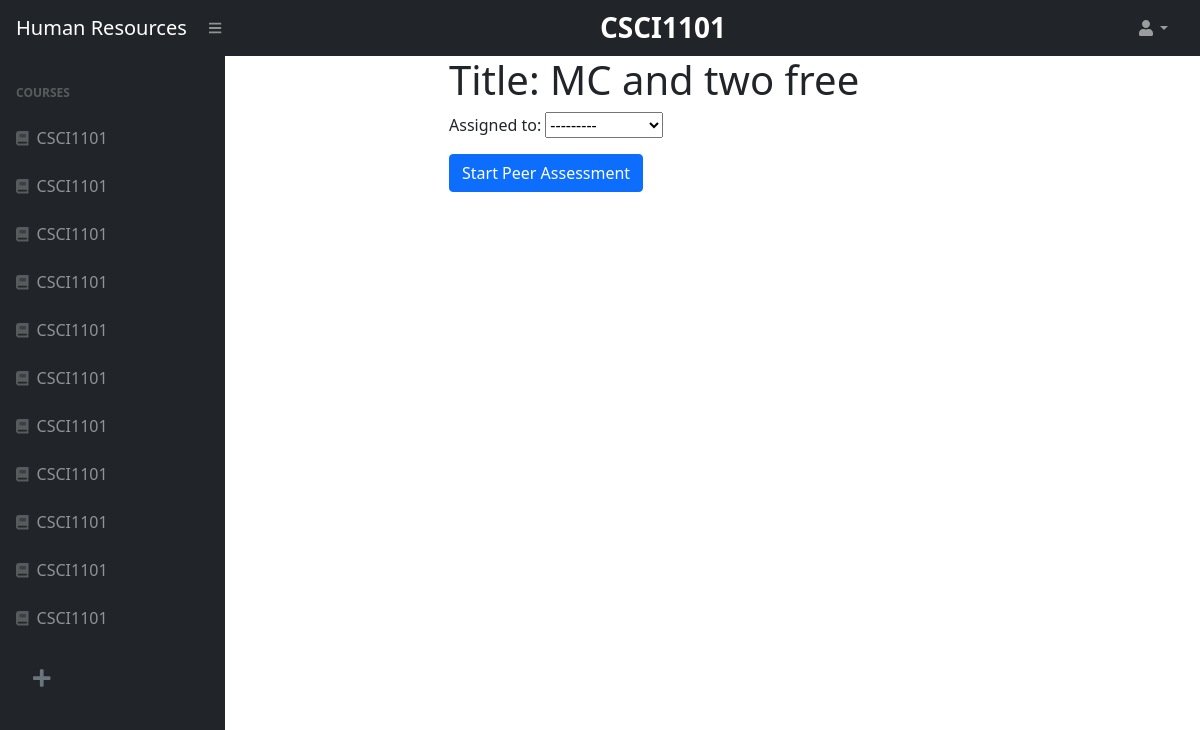
/38/4/start_assessment/ (signed in), run on the app's committed database.
### courses/models.py (models this page shows)
class Course(models.Model):
	SEMESTERS = (
		('FALL', 'Fall'),
		('SPRING', 'Spring'),
		('SUMMER', 'Summer'),
		('WINTER', 'Winter')
	)
	name = models.CharField(max_length=120, blank=False)
	semester 	= models.CharField(max_length=10, choices=SEMESTERS)
	year 		= models.DecimalField(max_digits=5,decimal_places=0, blank=False)
	code 		= models.CharField(max_length=30, blank=False)
	course_id 	= models.AutoField(primary_key=True)
	professor = models.EmailField(max_length=120)

### assessments/models.py (models this page shows)
class PeerAssessment(models.Model):
    title = models.CharField(max_length=64)
    is_active = models.BooleanField(default=False)
    creator = models.ForeignKey(User, on_delete=models.CASCADE,default=None)
    creation_date = models.DateTimeField(default=timezone.now)
    end_date = models.DateTimeField(default=get_week_ahead)
    course_id = models.IntegerField()

### assessments/views.py (the view)
# urls.py: path("<int:peer_assessment_pk>/<int:course_pk>/start_assessment/", assessment_views.start_assessment, name="start_assessment"),
@login_required
def start_assessment(request, peer_assessment_pk,course_pk):
    peer_assessment = get_object_or_404(PeerAssessment, pk=peer_assessment_pk, is_active=True)
    groups = request.user.groups.all()
    groupmates = User.objects.all()
    for g in groups:
        print(g.name)
        groupmates = User.objects.filter(groups__name=g.name)
    if peer_assessment.end_date < timezone.now():
        peer_assessment.is_active = False
        print("after end date")
        return redirect("assessment_results", peer_assessment_pk=peer_assessment_pk, course_pk=course_pk)
    if request.method == "POST":
        form = SubmissionForm(request.POST)
        form.assigned_to = forms.ModelChoiceField(queryset=groupmates)
        if form.is_valid():
            if Submission.objects.filter(assigned_to = form.cleaned_data["assigned_to"]).filter(submitted_by = request.user).filter(peer_assessment= peer_assessment).exists():
                Submission.objects.filter(assigned_to = form.cleaned_data["assigned_to"]).filter(submitted_by = request.user).filter(peer_assessment= peer_assessment).delete()
                print("updated")
            sub = form.save(commit=False)
            sub.peer_assessment = peer_assessment
            sub.submitted_by = request.user
            sub.save()
            return redirect("submit_assessment", peer_assessment_pk=peer_assessment_pk, sub_pk=sub.pk, course_pk = course_pk)
    else:
        form = SubmissionForm()
        form.assigned_to = forms.ModelChoiceField(queryset=groupmates)
    data = {
        "course_list": get_user_registrations(request),
        "invitations": get_user_invitations(request),
        "current_course": course_pk,
        "current_course_name": Course.objects.get(course_id=course_pk).name,
        "peer_assessment": peer_assessment,
        "form": form
    }
    return render(request, "assessments/start_assessment.html", data)

### assessments/forms.py
class SubmissionForm(forms.ModelForm):
    assigned_to = forms.ModelChoiceField(queryset=User.objects.all())
    class Meta:
        model = Submission
        fields = ['assigned_to']

### assessments/views.py (called while the page is built)
def get_user_registrations(request):
    if request.user.is_staff:
        registrations = Course.objects.filter(professor=request.user.email)
    else:
        registrations = Registration.objects.filter(student=request.user.email)
    return registrations

def get_user_invitations(request):
    invitations = []
    if not request.user.is_staff:
        invitations = Invitation.objects.filter(student=request.user.email)
    return invitations

### assessments/templates/assessments/start_assessment.html (shortened to what this page needs)
{% extends "users/home.html" %}
{% load static %}
{% load crispy_forms_tags %}
{% block course_header %}
<div class="col">
    <h1 style="font-size: 1.75rem;" style="align-items:center" class="navbar-brand d-md-inline-block ms-auto"><strong>{{current_course_name}}</strong></h1>
</div>
<ul class="navbar-nav ms-auto ms-md-0 me-3 me-lg-4">
    <li class="nav-item dropdown">
        <a class="nav-link dropdown-toggle" id="navbarDropdown" href="#" role="button" data-bs-toggle="dropdown" aria-expanded="false"><i class="fas fa-user fa-fw"></i></a>
    </li>
</ul>
{% endblock %}
{% block core_content %}
                    <div class="container-fluid px-4">
                        <div style="margin-left: 200px;" class="ui center aligned basic very padded segment">
                            <div class="ui left aligned basic very padded segment">
                                <div class="ui center aligned basic very padded segment">
                                    <h1 class="ui header">Title: {{ peer_assessment.title }}
                                    </h1>
                                    <form method="post" action="" style="display: inline-block;">
                                        {{form.as_p}}
                                        <button type="submit" class="btn  btn-primary">Start Peer Assessment
                                    </form>
                                </div>
                            </div>
                        </div>
                    </div>
{% endblock %}

### users/templates/users/home.html (shortened to what this page needs)
{% load static %}
{% load crispy_forms_tags %}
<!DOCTYPE html>
<html lang="en">
    <head>
        <link rel="stylesheet"  href="{%  static  'css/styles.css'  %}">
        <link href="https://cdn.jsdelivr.net/npm/simple-datatables@latest/dist/style.css" rel="stylesheet" />
    </head>
    <body class="sb-nav-fixed">
        <nav class="sb-topnav navbar navbar-expand navbar-dark bg-dark">
            <div class="col-2">
                <a class="navbar-brand ps-3" href="/">Human Resources</a>
            </div>
            <div class="col-4">
                <button class="btn btn-link btn-sm order-1 order-lg-0 me-4 me-lg-0" id="sidebarToggle" href="#!"><i class="fas fa-bars"></i></button>
            </div>
            {% block course_header %}{% endblock %}
        </nav>
        <div id="layoutSidenav">
            <div id="layoutSidenav_nav">
                <nav class="sb-sidenav accordion sb-sidenav-dark" id="sidenavAccordion">
                    <div class="sb-sidenav-menu">
                        <div class="nav">
                            <div class="sb-sidenav-menu-heading">Courses</div>
                            {% for course in course_list %}
                            <a class="nav-link" href="{% url 'assessments_list' course.course_id %}">
                                <div class="sb-nav-link-icon"><i class="fas fa-solid fa-book"></i></div>
                                {{ course.name }}
                            </a>
                            {% empty %}
                            <div style="margin-left:5%">No courses for this user</div>
                            {% endfor %}
                            {% if user.is_staff%}
                            <a class = "nav-link" href="{% url 'create_course' %}">
                                <button class="btn btn-transparent btn-lg">
                                    <i style="color:#6c757d" class="fas fa-solid fa-plus"></i>
                                </button>
                            </a>
                            {% endif %}
                        </div>
                    </div>
                </nav>
            </div>
            <div id="layoutSidenav_content">
                <main>
                    {% block core_content %}{% endblock %}
                </main>
            </div>
        </div>
    </body>
</html>

### data on the page
Course: name "CSCI1101"
Course: name "CSCI1101"
Course: name "CSCI1101"
Course: name "CSCI1101"
Course: name "CSCI1101"
Course: name "CSCI1101"
Course: name "CSCI1101"
Course: name "CSCI1101"
Course: name "CSCI1101"
Course: name "CSCI1101"
Course: name "CSCI1101"
PeerAssessment: title "MC and two free"
